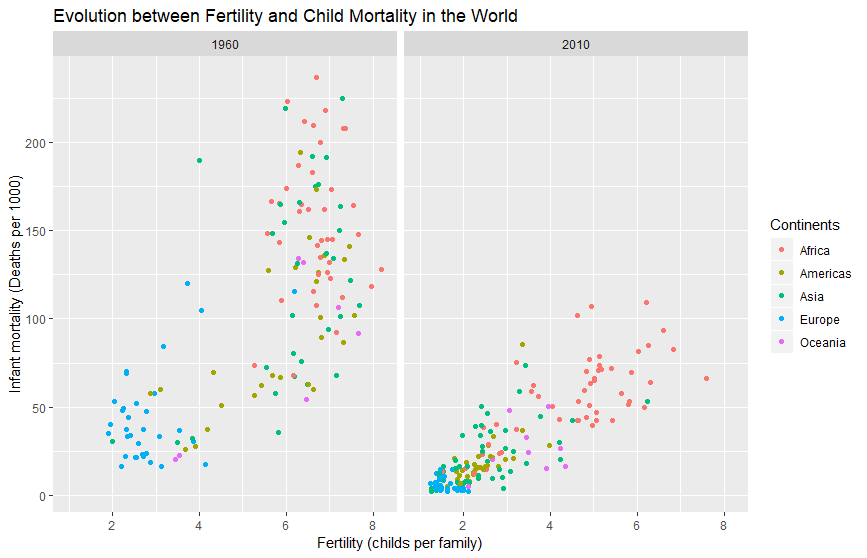

The script that drew this image:
library(dslabs)
library(dplyr)
library(tidyverse)
data(gapminder)

p <- gapminder %>% filter(year %in% c("1960","2010")) %>% 
+     ggplot(aes(fertility,infant_mortality,color=continent)) +
+     geom_point() +
+     facet_grid(.~year) +
+     xlab("Fertility (childs per family)") +
+     ylab("Infant mortality (Deaths per 1000)") +
+     ggtitle("Evolution between Fertility and Child Mortality in the World") +
+     labs(colour="Continents")
